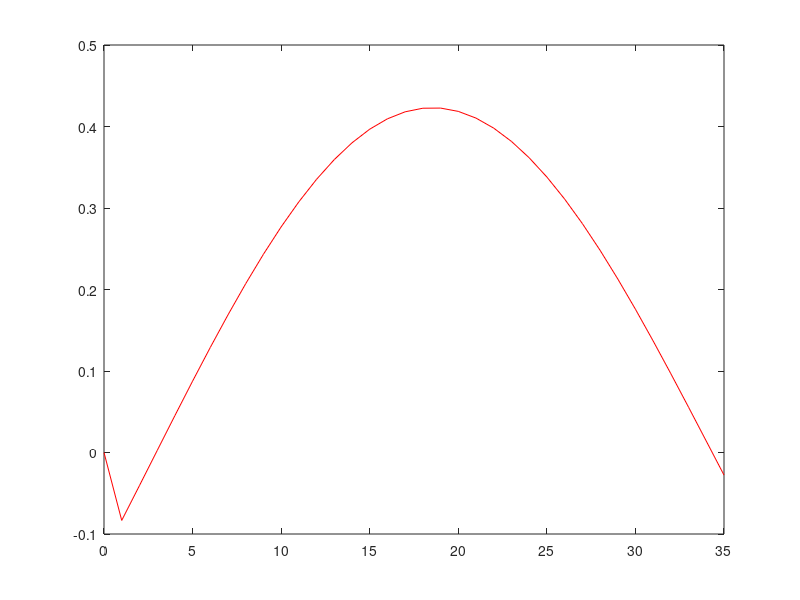

Reproduce this figure in MATLAB.
%%%%%%%%%%%%%%%%%%%%% plot origin system %%%%%%%%%%%%%%%%%%%%%
clear all
close all
% A = [4/3, -2/3; 1, 0];
% B = [1; 0];
A = [1.988,-0.998;1,0];
B = [0.125; 0];
C = [-2/3; 1]';

% Q = C' * C + 0.001 * eye(2);
% R = 0.001;
Q = eye(2);
R = 1;

N = 5;
H = cell(N+1,1);   % Matlab starts from 1
H{N+1} = Q;
K = [];
u = [];
y = [];
x(:,1) = [0;1];

x_o(:,1) = [0;0];
u_o(1) = 1;
x_o(:,2) = A*x_o(:,1) + B*u_o(1);
for i = 2 : 35
    x_o(:,i+1) = A*x_o(:,i);
end
for i = 1:35+1
    y_o(i) = C * x_o(:,i);
end
plot(0:length(y_o)-1,y_o,'r-');